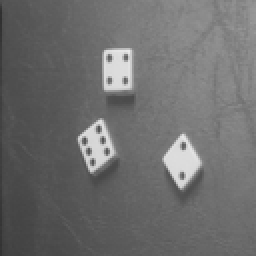
#> input picture TP3/dice1.tif, 128 x 128 px, shrunk from 256 x 256 before the run (shown 2 times larger)
$ python deriche.py
#> lines starting #> are read from the running program, lines starting #| are printed output that depends on the picture
#> further down, im is the input picture: shape (128, 128); min 48, max 233, mean 109.4
### TP3/mrlab.py
# -*- coding: utf-8 -*-
#
#
#
#########################################################################
u"""
lecture, écriture et affichage d'images à forte dynamique, réeles ou complexes (radar)
"""

MRLABVERSION=u"V0.1  Version du 21 mai 2019"

#############################################################################
import numpy as np
from skimage import io,filters
import math
import matplotlib.pyplot as plt

globalparamnotebook=0

##############################################################################
#
def version():
    return MRLABVERSION
##############################################################################
#############################
# [14 lines left out: function notebook, not called in this run]

#General IO functions

################################################
# 22 mai 2019
def dericheGradX(ima,alpha):


#> called with alpha = 10
    nl,nc=ima.shape
#> nl = 128; nc = 128
    ae=math.exp(-alpha)
    c=-(1-ae)*(1-ae)/ae

    b1=np.zeros(nc)
#> b1 = 128 values from 0 to 0
    b2=np.zeros(nc)
#> b2 = 128 values from 0 to 0

    gradx=np.zeros((nl,nc))


#gradx=np.zeros(nl,nc)
    for i in range(nl):

        l=ima[i,:].copy()

        for j in range(2,nc):
            b1[j] = l[j-1]+2*ae*b1[j-1]-ae**2*b1[j-2]     # LIGNE A MODIFIER
        b1[0]=b1[2]
        b1[1]=b1[2]

        for j in range(nc-3,-1,-1):
            b2[j] = l[j+1]+2*ae*b2[j+1]-ae**2*b2[j+2]    # LIGNE A MODIFIER
        b2[nc-2]=b2[nc-3]
        b2[nc-1]=b2[nc-3]

        gradx[i,:]=c*ae*(b1-b2);
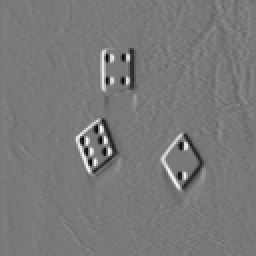
#> gradx: shape (128, 128) float64 (shown 2 times larger); min -123, max 137, mean 0.8; drawn with min black and max white
#> after the loop, b1 = 128 values, max 105 at index 123, min 62.01 at index 0, mean 87.74; b2 = 128 values, max 105 at index 121, min 62.01 at index 0, mean 88.38

    return gradx


################################################
# 22 mai 2019
def dericheGradY(ima,alpha):


#> called with alpha = 10
    nl,nc=ima.shape
#> nl = 128; nc = 128
    ae=math.exp(-alpha)
    c=-(1-ae)*(1-ae)/ae

    b1=np.zeros(nl)
#> b1 = 128 values from 0 to 0
    b2=np.zeros(nl)
#> b2 = 128 values from 0 to 0

    grady=np.zeros((nl,nc))

    for i in range(nc):

        l=ima[:,i].copy()

        for j in range(2,nl):
            b1[j]=l[j-1]+2*ae*b1[j-1]-ae**2*b1[j-2]  # LIGNE A MODIFIER
        b1[0]=b1[2]
        b1[1]=b1[2]

        for j in range(nl-3,-1,-1):
            b2[j]=l[j+1]+2*ae*b2[j+1]-ae**2*b2[j+2]   # LIGNE A MODIFIER
        b2[nl-1]=b2[nl-3]
        b2[nl-2]=b2[nl-3]

        grady[:,i]=c*ae*(b1-b2);
#> after the loop, b1 = 128 values, max 152 at index 17, min 101 at index 126, mean 126.2; b2 = 128 values, max 152 at index 15, min 101 at index 123, mean 125.6


    return grady


################################################
# 22 mai 2019
# [27 lines left out: functions sobelGradX, sobelGradY, not called in this run]
################################################
# 27 juilet 2019
def toto(a):
    print ('a : %f'%a)

################################################
# 22 mai 2019

# [10 lines left out: function normeGradient, not called in this run]

################################################
# 22 mai 2019
def dericheSmoothX(ima,alpha):


    nl,nc=ima.shape
    ae=math.exp(-alpha)
    c=(1-ae)*(1-ae)/(1+2*alpha*ae-ae*ae)


    b1=np.zeros(nc)
    b2=np.zeros(nc)

    smoothx=np.zeros((nl,nc))


#gradx=np.zeros(nl,nc)
    for i in range(nl):
        l=ima[i,:].copy()
        for j in range(2,nc):
            b1[j]=c*(l[j]+ae*(alpha-1)*l[j-1])+2*ae*b1[j-1]-ae*ae*b1[j-2]
        b1[0]=b1[2]
        b1[1]=b1[2]
        for j in range(nc-3,-1,-1):
            b2[j]=c*(ae*(alpha+1)*l[j+1]-ae*ae*l[j+2])+2*ae*b2[j+1]-ae*ae*b2[j+2]
        b2[nc-1]=b2[nc-3]
        b2[nc-2]=b2[nc-3]
        smoothx[i,:]=b1+b2;


    return smoothx

################################################
# 22 mai 2019
def dericheSmoothY(ima,alpha):


    nl,nc=ima.shape
    ae=math.exp(-alpha)
    c=(1-ae)*(1-ae)/(1+2*alpha*ae-ae*ae)

    b1=np.zeros(nl)
    b2=np.zeros(nl)

    smoothy=np.zeros((nl,nc))

    for i in range(nc):
        l=ima[:,i].copy()
        for j in range(2,nl):
            b1[j]=c*(l[j]+ae*(alpha-1)*l[j-1])+2*ae*b1[j-1]-ae*ae*b1[j-2]
        b1[0]=b1[2]
        b1[1]=b1[2]
        for j in range(nl-3,-1,-1):
            b2[j]=c*(ae*(alpha+1)*l[j+1]-ae*ae*l[j+2])+2*ae*b2[j+1]-ae*ae*b2[j+2]
        b2[nl-1]=b2[nl-3]
        b2[nl-2]=b2[nl-3]

        smoothy[:,i]=b1+b2;


    return smoothy


################################################
# 22 mai 2019
def maximaDirectionGradient(gradx,grady):


    nl,nc=gradx.shape

    norme=np.sqrt(gradx*gradx+grady*grady)+0.1

    gradx=np.divide(gradx,norme)
    grady=np.divide(grady,norme)
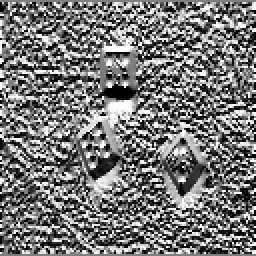
#> grady: shape (128, 128) float64 (shown 2 times larger); min -0.999, max 0.999, mean -0.062; drawn with min black and max white

    contours=np.zeros((nl,nc),dtype=int);

    for i in range(1,nl-1):
        for j in range(1,nc-1):
            G1=interpolationbilineaire(norme,i+grady[i,j],j+gradx[i,j]);
            G2=interpolationbilineaire(norme,i-grady[i,j],j-gradx[i,j]);
            if norme[i,j]>=G1 and norme[i,j]>=G2:
                contours[i,j]=1
            else:
                contours[i,j]=0
#> this loop made 126 passes
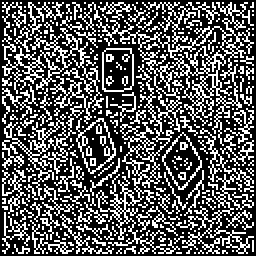
#> contours: shape (128, 128) int64 (shown 2 times larger); values 0 (black) and 1 (white), 34.1% white in thin lines or dots

    return contours

################################################
# 22 mai 2019
def interpolationbilineaire(ima,l,c):

    l,c

    l1=l-np.floor(l)
    l2=np.ceil(l)-l
    c1=c-np.floor(c)
    c2=np.ceil(c)-c


    ll=np.uint32(np.floor(l))
    cc=np.uint32(np.floor(c))

    val=ima[ll,cc]*l2*c2+ima[ll+1,cc]*l1*c2+ima[ll,cc+1]*l2*c1+ima[ll+1,cc+1]*l1*c1

    return val


############################################################################
# Septembre 2017 : une liste de paramètres sont requis
#
im = io.imread('dice1.tif')
alpha = 10
imf = filters.gaussian(im,1)

derx = dericheGradX(im, alpha)
dery = dericheGradY(im, alpha)

contours=np.uint8(maximaDirectionGradient(derx,dery))

plt.figure('Maxima du gradient Deriche dans la direction du gradient')
plt.imshow(255*contours)

dersx = dericheSmoothX(im, alpha)
dersy = dericheSmoothY(im, alpha)

contourss = np.uint8(maximaDirectionGradient(dersx, dersy))
#> after the loop in maximaDirectionGradient (call 2), `for i in range(1,nl-1):`:
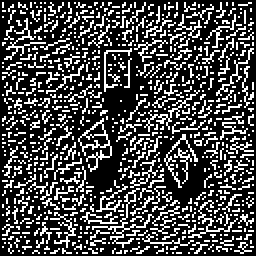
#> contours: shape (128, 128) int64 (shown 2 times larger); values 0 (black) and 1 (white), 27.7% white in thin lines or dots
plt.figure('Maxima du gradient Deriche smooth dans la direction du gradient')
plt.imshow(255*contourss)

io.imsave('dés_deriche.tif',255*contours)

plt.show()

### TP3/deriche.py
#!/usr/bin/env python
# -*- coding: utf-8 -*-
"""
Created on 22 May 2019

@author: M Roux
"""


import math
import numpy as np
import matplotlib.pyplot as plt

from scipy import ndimage
from scipy import signal

from skimage import io

##############################################

import mrlab as mr

##############################################"

############## le close('all') de Matlab
plt.close('all')
################################"


alpha=1
seuilnorme=5
ima=io.imread('cell.tif')
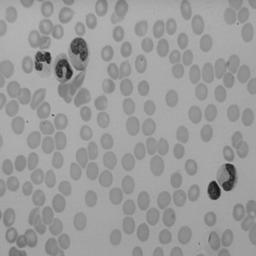
#> input picture TP3/cell.tif, 256 x 256 px, shrunk from 512 x 512 before the run
#> ima is the input picture: shape (256, 256); min 24, max 181, mean 155.6

print("aaaaaa")

gradx=mr.dericheGradX(mr.dericheSmoothY(ima,alpha),alpha)
grady=mr.dericheGradY(mr.dericheSmoothX(ima,alpha),alpha)


plt.figure('Image originale')
plt.imshow(ima, cmap='gray')

plt.figure('Gradient horizontal')
plt.imshow(gradx, cmap='gray')

plt.figure('Gradient vertical')
plt.imshow(grady, cmap='gray')

norme=np.sqrt(gradx*gradx+grady*grady)
#> norme: shape (256, 256) float64

plt.figure('Norme du gradient')
plt.imshow(norme, cmap='gray')


#io.imsave('norme.tif',np.uint8(norme))

nl,nc=gradx.shape
direction=np.arctan2(np.ravel(grady),np.ravel(gradx));

direction=np.reshape(direction,(nl, -1))
direction=255*direction/2/math.pi;

plt.figure('Direction du gradient')
plt.imshow(direction)

io.imsave('direction.tif',np.uint8(direction))

contours=np.uint8(mr.maximaDirectionGradient(gradx,grady))
#> after the loop in maximaDirectionGradient (call 3), `for i in range(1,nl-1):`:
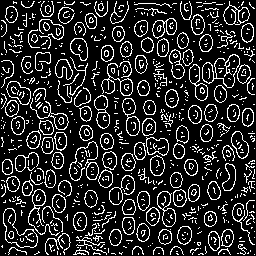
#> contours: shape (256, 256) int64; values 0 (black) and 1 (white), 16.9% white in thin lines or dots

plt.figure('Contours')
plt.imshow(255*contours)


valcontours=(norme>seuilnorme)*contours
#> valcontours: shape (256, 256); values 0 (black) and 1 (white), 12.3% white in thin lines or dots

plt.figure('Contours normés')
plt.axis("off")
plt.imshow(255*valcontours)

#io.imsave('contours.tif',np.uint8(255*valcontours))

plt.show()
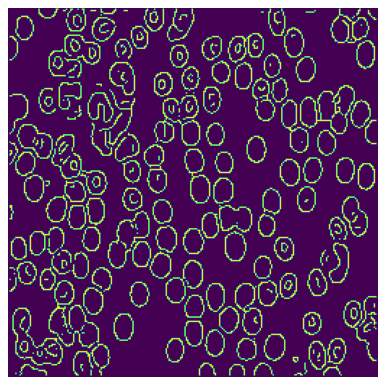
#> figure drawn by matplotlib, 1 panel
